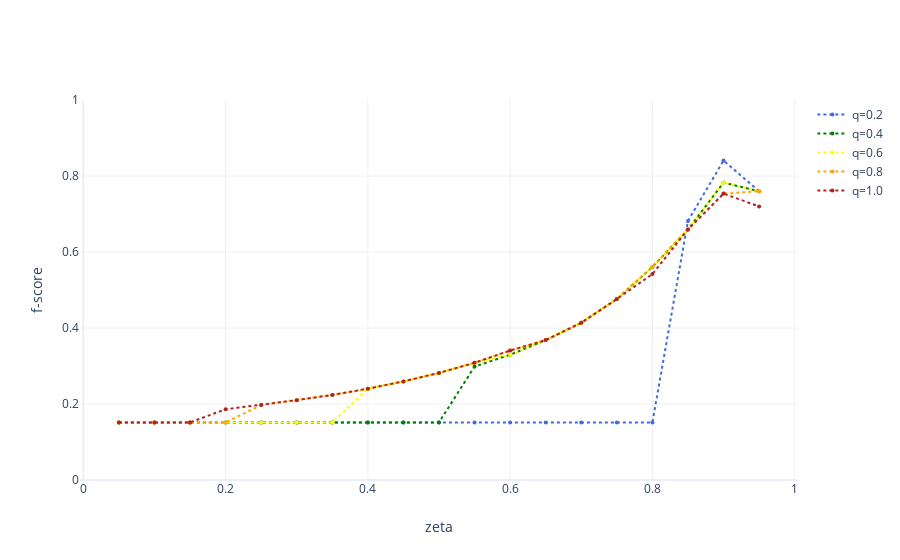

Write notebook code for a chart like this one.
### Code cell
# js
fig = performance_plot(df_performance)
fig.show()
